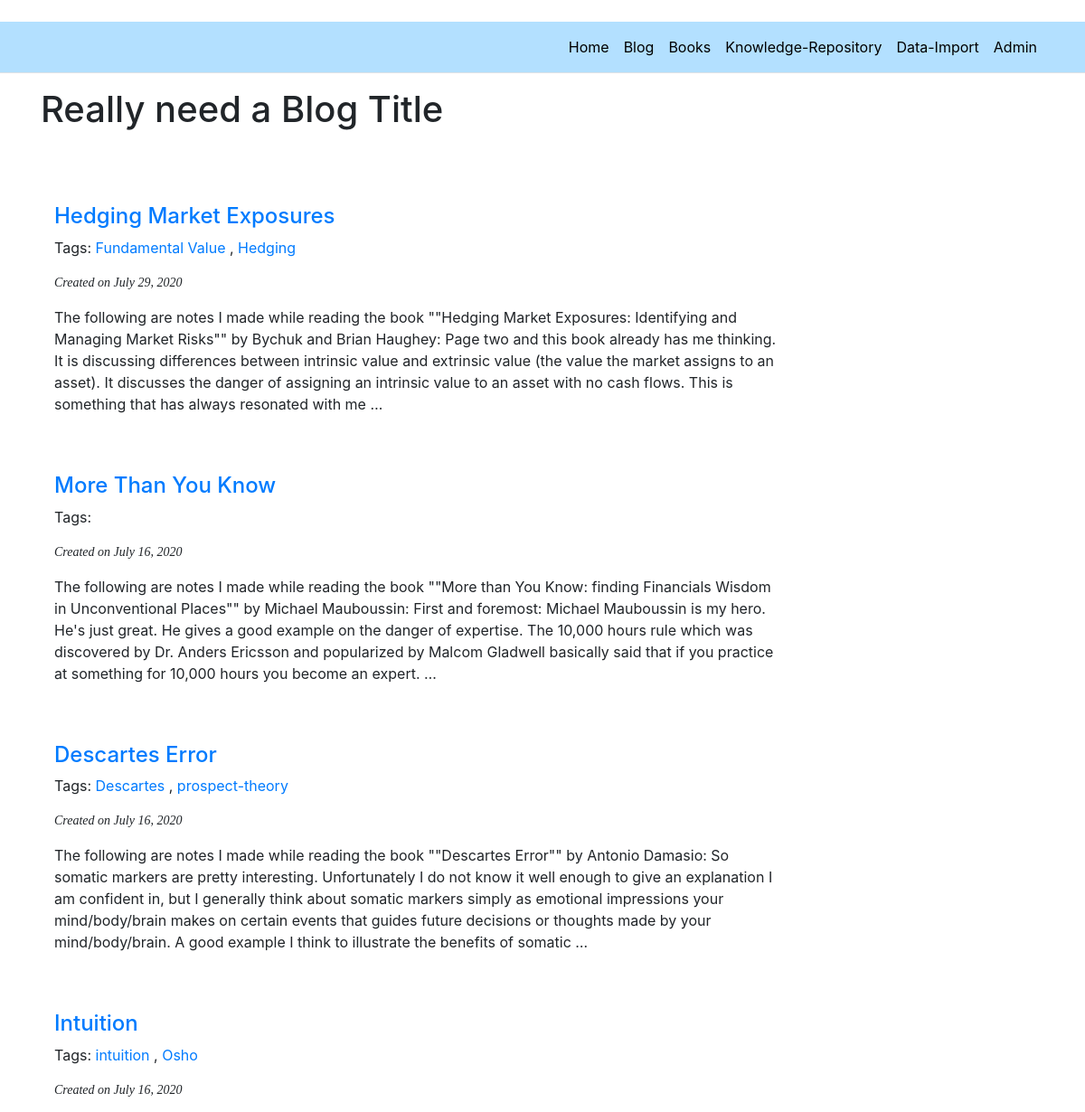
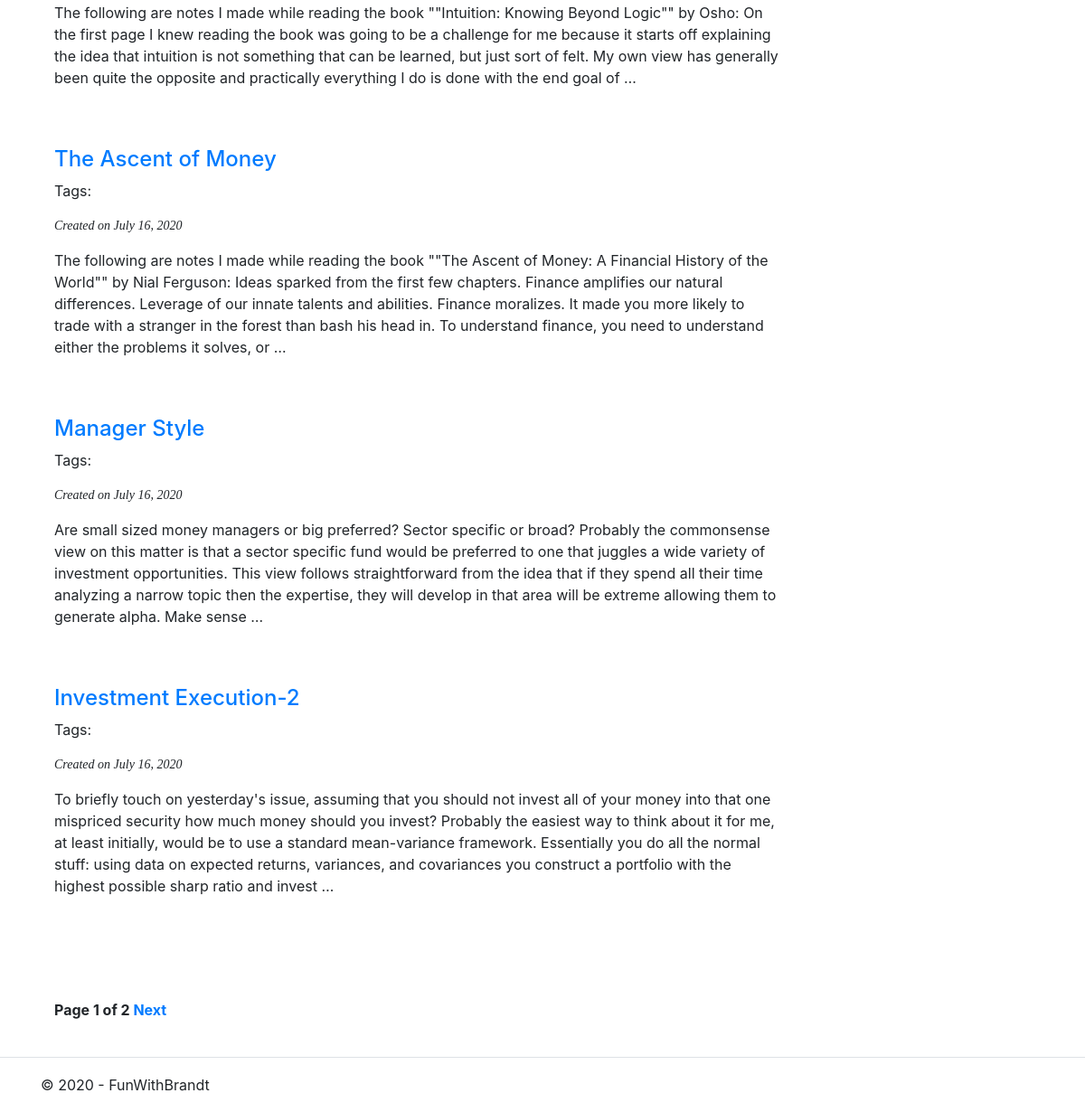
Screenshot of /blog/ with the database file from the repository (2 pictures, top to bottom).
### blog/models.py (models this page shows, shortened)
class Post(models.Model):
    title = models.CharField(max_length=300)
    slug = models.SlugField(max_length=250, unique_for_date='created') # I think this helps to make url strings
    body = models.TextField()
    created = models.DateTimeField(default=timezone.now())
    updated = models.DateField(auto_now=True)
    tags = TaggableManager()
    class Meta:
        ordering = ('-created',)
    def get_absolute_url(self):
        return reverse('blog:post_detail',
                       args=[self.created.year,
                             self.created.month,
                             self.created.day,
                             self.slug])

### blog/views.py (the view)
# urls.py: path('blog/', views.post_list, name='post_list' ),
def post_list(request, tag_slug=None):
    posts = Post.objects.all()
    books = Book.objects.exclude(body='Placeholder')
    tag = None
    if tag_slug:
        tag = get_object_or_404(Tag, slug=tag_slug)
        posts = posts.filter(tags__in=[tag])
        books = books.filter(tags__in=[tag])
    posts_and_books = list(posts) + list(books)
    posts_and_books.sort(reverse=True, key=lambda model: model.created)
    all_posts = []
    for i in range(len(posts_and_books)):
        all_posts.append((posts_and_books[i], posts_and_books[i].__class__.__name__))
    paginator = Paginator(all_posts, 7)
    page = request.GET.get('page') # Look at paginator template to see how this value would be set.
    try:
        all_posts = paginator.page(page)
    except PageNotAnInteger:
        all_posts = paginator.page(1)
    except EmptyPage:
        all_posts = paginator.page(paginator.num_pages)
    return render(request, 'blog/post/list.html', {'all_posts': all_posts, 'tag': tag})

### blog/templates/blog/post/list.html (shortened to what this page needs)
﻿{% extends "blog/base.html" %}
{% load static %}
{% block content %}
    <h1>Really need a Blog Title</h1>
    <br /><br /><br />
    <div class="col-md-9">
        {% for post, type in all_posts %}
            {% if type == 'Post' %}
                <div>
                    <h4>
                        <a class="blog-title" href="{{ post.get_absolute_url }}">{{ post.title }}</a>
                    </h4>
                    <p>
                        Tags:
                        {% for tag in post.tags.all %}
                            <a href="{% url "blog:post_list_by_tag" tag.slug %}">
                                {{ tag.name }}
                            </a>
                            {% if not forloop.last %}, {% endif %}
                        {% endfor %}
                    </p>
                    <p class="date">
                        Created on {{ post.created|date:"DATE_FORMAT" }}
                    </p>
                    {{ post.body|truncatewords:75|linebreaks }}
                </div>
                <br /><br />
            {% endif %}
        {% endfor %}
        {% include "pagination.html" with page=all_posts %}
    </div>
{% endblock %}

### blog/static/blog/css/blog.css (style rules this page uses)
p.date { font-family: georgia, serif; font-size: 14px; font-style: italic; }
html { font-size: 14px; }
@media (min-width: 768px) { html { font-size: 16px; } }
html { position: relative; min-height: 100%; }
body { margin-bottom: 60px; }

### rows the page displays
Post: title "Hedging Market Exposures", created "July 29, 2020", body "The following are notes I made while reading the book \"\"Hedging Market Exposures: Identifying and Managing Market Risks\"\" by Bychuk and Brian Haughey: Page two and this book already has me thinking. It is discussing differences between intrinsic value and extrinsic value (the value the market assigns to an asset). It discusses the danger of assigning an intrinsic value to an asset with no cash flows. This is something that has always resonated with me …"
Tag: name "Fundamental Value"
Tag: name "Hedging"
Post: title "More Than You Know", created "July 16, 2020", body "The following are notes I made while reading the book \"\"More than You Know: finding Financials Wisdom in Unconventional Places\"\" by Michael Mauboussin: First and foremost: Michael Mauboussin is my hero. He's just great. He gives a good example on the danger of expertise. The 10,000 hours rule which was discovered by Dr. Anders Ericsson and popularized by Malcom Gladwell basically said that if you practice at something for 10,000 hours you become an expert. …"
Post: title "Descartes Error", created "July 16, 2020", body "The following are notes I made while reading the book \"\"Descartes Error\"\" by Antonio Damasio: So somatic markers are pretty interesting. Unfortunately I do not know it well enough to give an explanation I am confident in, but I generally think about somatic markers simply as emotional impressions your mind/body/brain makes on certain events that guides future decisions or thoughts made by your mind/body/brain. A good example I think to illustrate the benefits of somatic …"
Tag: name "Descartes"
Tag: name "prospect-theory"
Post: title "Intuition", created "July 16, 2020", body "The following are notes I made while reading the book \"\"Intuition: Knowing Beyond Logic\"\" by Osho: On the first page I knew reading the book was going to be a challenge for me because it starts off explaining the idea that intuition is not something that can be learned, but just sort of felt. My own view has generally been quite the opposite and practically everything I do is done with the end goal of …"
Tag: name "intuition"
Tag: name "Osho"
Post: title "The Ascent of Money", created "July 16, 2020", body "The following are notes I made while reading the book \"\"The Ascent of Money: A Financial History of the World\"\" by Nial Ferguson: Ideas sparked from the first few chapters. Finance amplifies our natural differences. Leverage of our innate talents and abilities. Finance moralizes. It made you more likely to trade with a stranger in the forest than bash his head in. To understand finance, you need to understand either the problems it solves, or …"
Post: title "Manager Style", created "July 16, 2020", body "Are small sized money managers or big preferred? Sector specific or broad? Probably the commonsense view on this matter is that a sector specific fund would be preferred to one that juggles a wide variety of investment opportunities. This view follows straightforward from the idea that if they spend all their time analyzing a narrow topic then the expertise, they will develop in that area will be extreme allowing them to generate alpha. Make sense …"
Post: title "Investment Execution-2", created "July 16, 2020", body "To briefly touch on yesterday's issue, assuming that you should not invest all of your money into that one mispriced security how much money should you invest? Probably the easiest way to think about it for me, at least initially, would be to use a standard mean-variance framework. Essentially you do all the normal stuff: using data on expected returns, variances, and covariances you construct a portfolio with the highest possible sharp ratio and invest …"

### other values shown
{{ page.number }} "1"
{{ page.paginator.num_pages }} "2"
